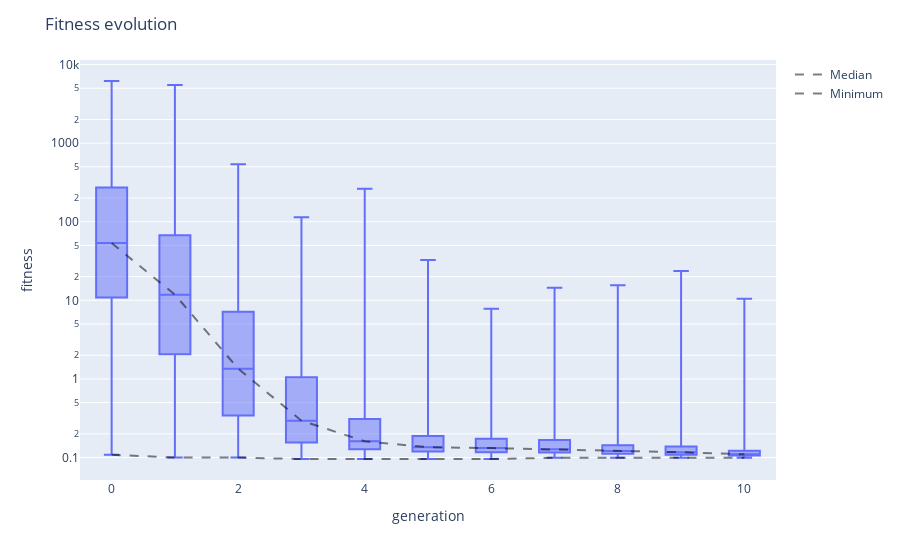

Notebook cell for this chart:
### Code cell
viewer.fitness_evolution()

### Figure 1 — Plotly figure (JSON) as saved in the notebook; plotly's stock layout.template omitted (floating-point values rounded to 4 significant figures; data arrays with more than 128 entries replaced by an {"elided": "..."} marker saying what was removed)
{"data": [{"alignmentgroup": "True", "boxpoints": false, "hovertemplate": "generation=%{x}<br>fitness=%{y}<extra></extra>", "legendgroup": "", "marker": {"color": "#636efa"}, "name": "", "notched": false, "offsetgroup": "", "orientation": "v", "showlegend": false, "type": "box", "x": {"elided": "4230 int values"}, "x0": " ", "xaxis": "x", "y": {"elided": "4230 float values"}, "y0": " ", "yaxis": "y"}, {"line": {"color": "rgba(0,0,0,0.5)", "dash": "dash", "width": 2}, "mode": "lines", "name": "Median", "type": "scatter", "x": [0, 1, 2, 3, 4, 5, 6, 7, 8, 9, 10], "y": [53.53, 11.81, 1.35, 0.2941, 0.1608, 0.1352, 0.1316, 0.127, 0.121, 0.1167, 0.1097]}, {"line": {"color": "rgba(0,0,0,0.5)", "dash": "dash", "width": 2}, "mode": "lines", "name": "Minimum", "type": "scatter", "x": [0, 1, 2, 3, 4, 5, 6, 7, 8, 9, 10], "y": [0.1084, 0.09966, 0.09966, 0.09569, 0.09569, 0.09569, 0.09569, 0.0993, 0.0993, 0.09891, 0.09891]}], "layout": {"boxmode": "group", "legend": {"tracegroupgap": 0}, "margin": {"t": 60}, "title": {"text": "Fitness evolution"}, "xaxis": {"anchor": "y", "domain": [0, 1], "title": {"text": "generation"}}, "yaxis": {"anchor": "x", "domain": [0, 1], "title": {"text": "fitness"}, "type": "log"}}}
